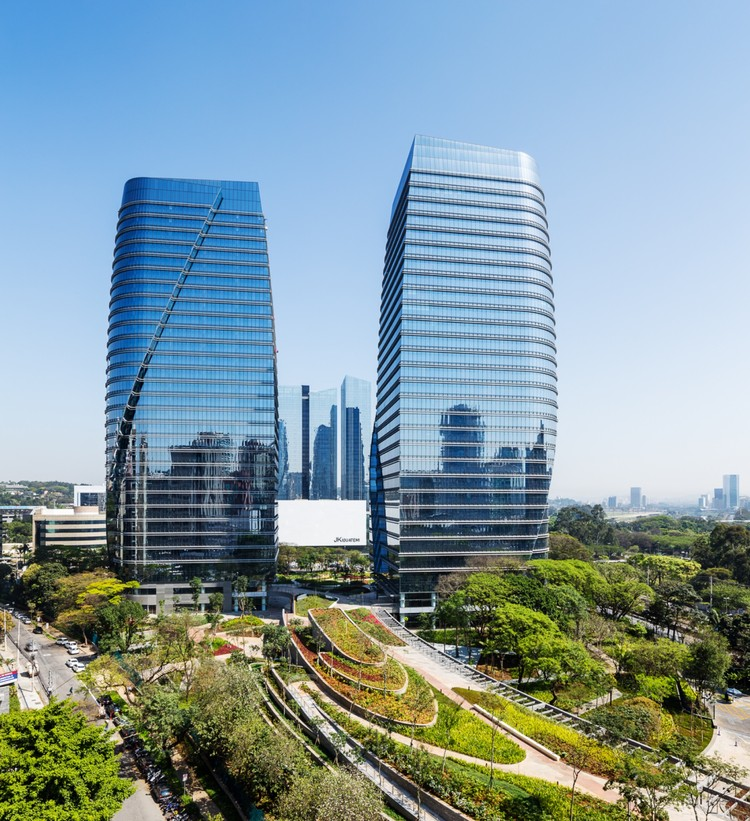
%> input picture featured_image.jpg, 750 x 821 px
$ octave histograma.m   (GNU Octave 9; MATLAB toolbox functions it lacks are replaced by stand-ins)
%> lines starting %> are read from the running program, lines starting %| are printed output that depends on the picture
% Carregar a imagem
imagem = imread('featured_image.jpg'); % Substitua pelo caminho da sua imagem
%> imagem is the input picture: size 821x750x3 uint8; mean R, G, B 130.5, 153.3, 160.4

% Separar os canais R, G e B
R = imagem(:,:,1); % Canal Red
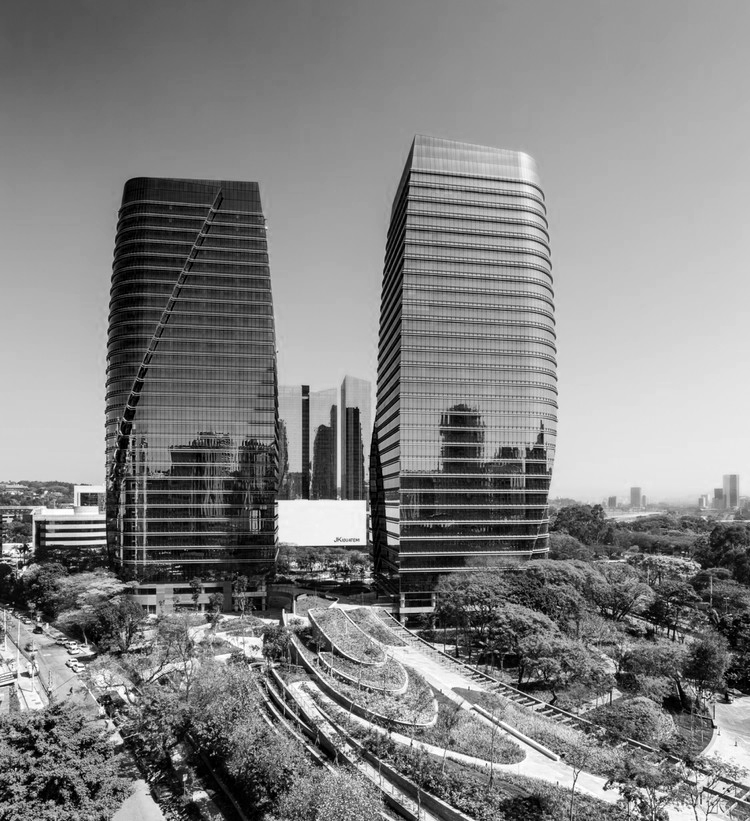
%> R: size 821x750 uint8; min 0, max 255, mean 130.5
G = imagem(:,:,2); % Canal Green
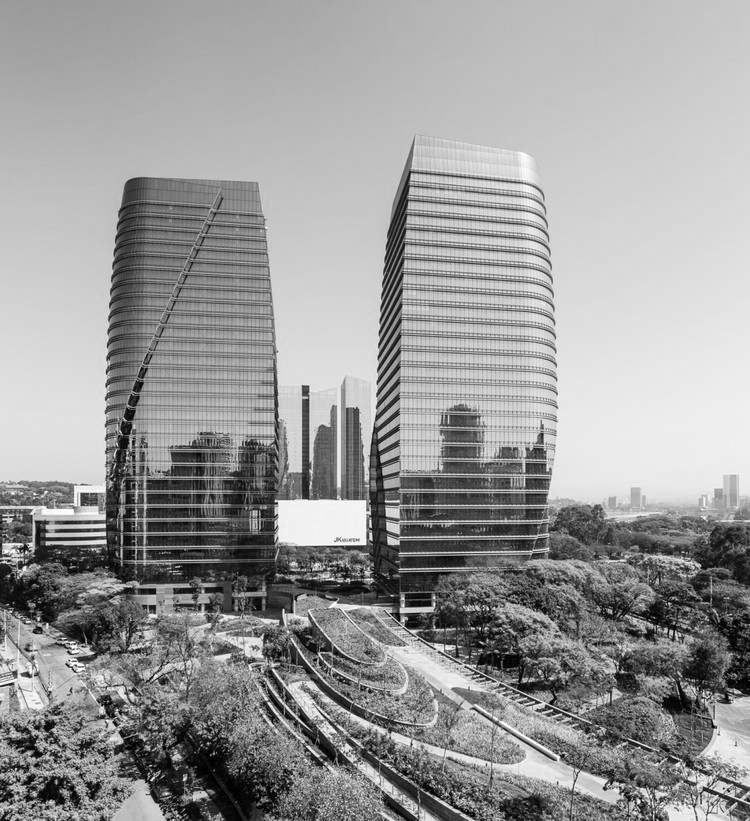
%> G: size 821x750 uint8; min 0, max 255, mean 153.3
B = imagem(:,:,3); % Canal Blue
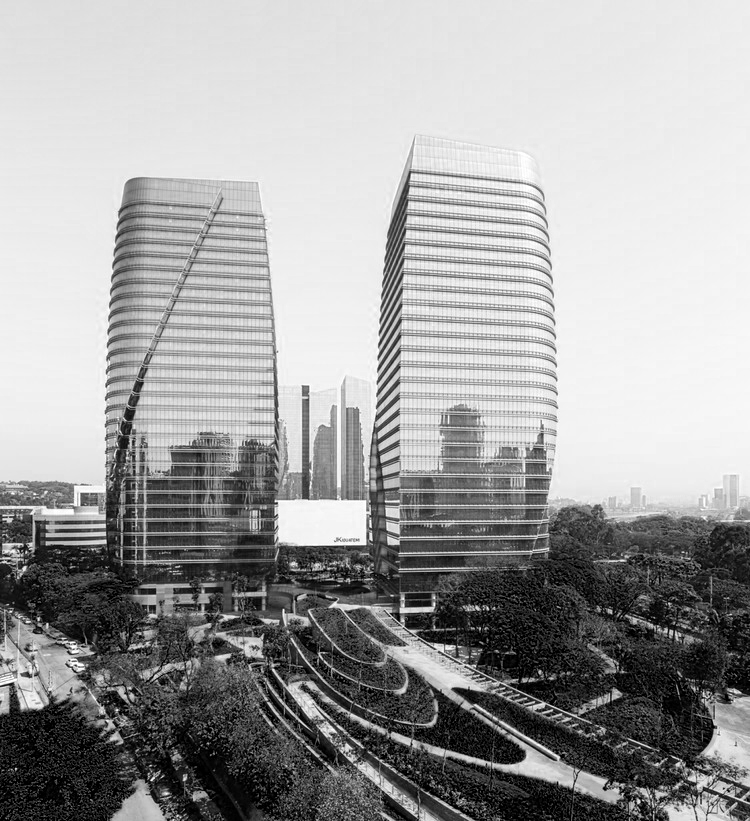
%> B: size 821x750 uint8; min 0, max 255, mean 160.4

% Inicializar os histogramas
hist_r = zeros(1, 256); % Histograma do canal R (256 valores possíveis, de 0 a 255)
hist_g = zeros(1, 256); % Histograma do canal G (256 valores possíveis, de 0 a 255)
hist_b = zeros(1, 256); % Histograma do canal B (256 valores possíveis, de 0 a 255)

% Obter as dimensões da imagem (altura e largura)
[altura, largura, ~] = size(imagem); % A função size retorna as dimensões da imagem
%> altura = 821; largura = 750

% Percorrer todos os pixels da imagem
for y = 1:altura               % Loop para percorrer cada linha da imagem (altura)
    for x = 1:largura          % Loop para percorrer cada coluna da imagem (largura)
        % Obter os valores de R, G e B para o pixel (x, y)
        valor_r = R(y, x);     % Valor de intensidade do canal vermelho no pixel (x, y)
        valor_g = G(y, x);     % Valor de intensidade do canal verde no pixel (x, y)
        valor_b = B(y, x);     % Valor de intensidade do canal azul no pixel (x, y)

        % Atualizar os histogramas
        % No histograma, os valores de intensidade dos canais vão de 0 a 255.
        % Como os índices do vetor histograma começam em 1 no MATLAB,
        % precisamos adicionar +1 para garantir que o índice corresponda ao valor da intensidade.

        hist_r(valor_r + 1) = hist_r(valor_r + 1) + 1; % Atualiza o histograma do canal R
        hist_g(valor_g + 1) = hist_g(valor_g + 1) + 1; % Atualiza o histograma do canal G
        hist_b(valor_b + 1) = hist_b(valor_b + 1) + 1; % Atualiza o histograma do canal B
    end
end
%> after the loop, hist_b = 256 values, max 15894 at index 233, min 0 at index 256, mean 2405.3; hist_g = 256 values, max 7160 at index 193, min 0 at index 256, mean 2405.3; hist_r = 256 values, max 4880 at index 147, min 0 at index 256, mean 2405.3

% Somar os histogramas para criar o histograma total
% O histograma total é a soma dos valores dos três canais (R, G, B).
% Isso nos dá a contagem total de cada nível de intensidade (de 0 a 255) considerando todos os canais.
hist_total = hist_r + hist_g + hist_b;
%> hist_total = 256 values, max 20992 at index 233, min 0 at index 256, mean 7215.8

figure;


subplot(1, 3, 1);
bar(0:255, hist_r, 'FaceColor', 'r', 'FaceAlpha', 0.7);
%> (this line was passed over: bar is not available in this run)
title('Histograma R');

subplot(1, 3, 2);
bar(0:255, hist_g, 'FaceColor', 'g', 'FaceAlpha', 0.7);
%> (this line was passed over: bar is not available in this run)
title('Histograma G');

subplot(1, 3, 3);
bar(0:255, hist_b, 'FaceColor', 'b', 'FaceAlpha', 0.7);
%> (this line was passed over: bar is not available in this run)
title('Histograma B');

set(gcf, 'Position', [100, 100, 1200, 400]);
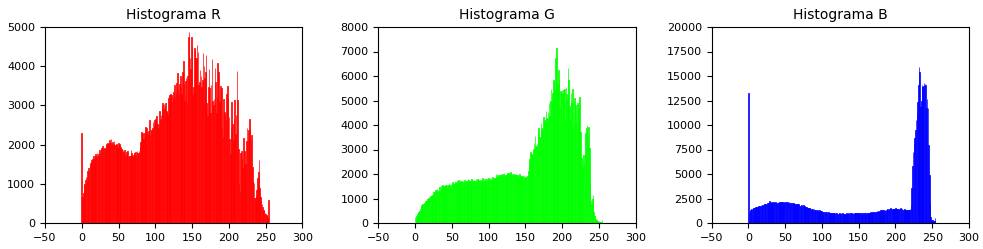
%> figure redrawn from the program's plot data, 3 panels; panel 1: tallest bar 4880 high, from x = 145.6 to 146.4; panel 2: tallest bar 7160 high, from x = 191.6 to 192.4; panel 3: tallest bar 15894 high, from x = 231.6 to 232.4


figure;
bar(0:255, hist_total, 'FaceColor', [0.5, 0.5, 0.5], 'FaceAlpha', 0.7);
%> (this line was passed over: bar is not available in this run)
title('Histograma Total');
set(gcf, 'Position', [150, 150, 600, 400]);
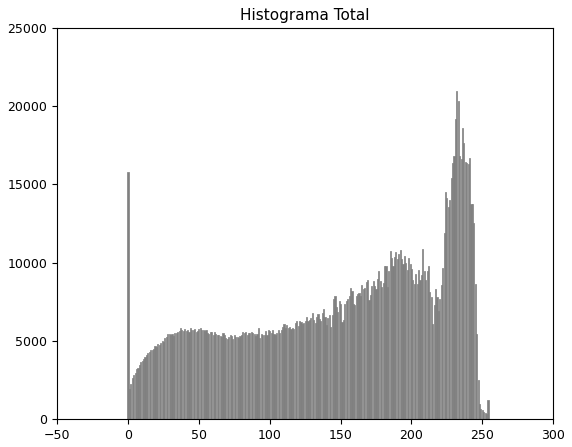
%> figure redrawn from the program's plot data; tallest bar 20992 high, from x = 231.6 to 232.4
